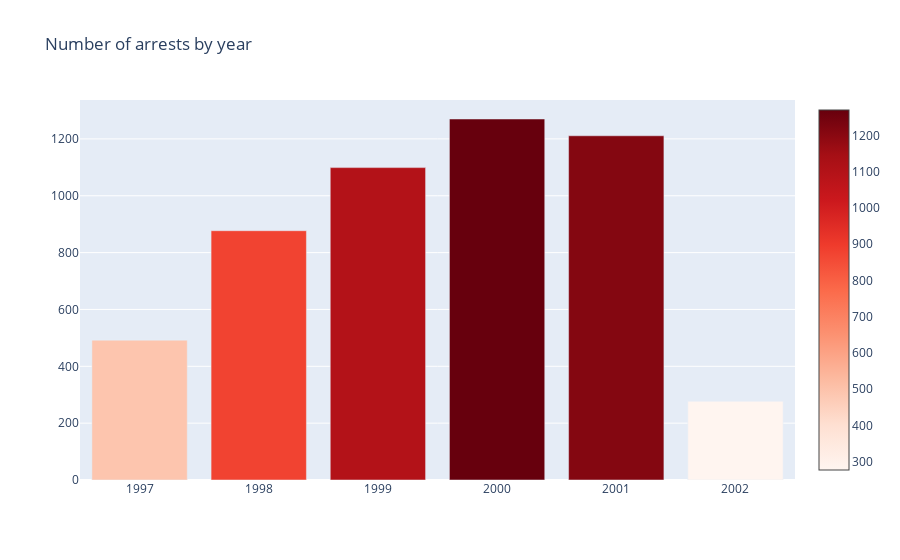

The notebook cell saved with this chart:
### Code cell
year_count = df['year'].value_counts()
year_count = year_count.reindex([1997, 1998, 1999, 2000, 2001, 2002])

bar = go.Bar(x=year_count.index,
             y=year_count.values,
             marker=dict(color=year_count.values, colorscale='Reds', showscale=True))

layout = go.Layout(title='Number of arrests by year')

fig = go.Figure(data=[bar], layout=layout)

fig.show()

### Figure 1 — Plotly figure (JSON) as saved in the notebook; plotly's stock layout.template omitted (floating-point values rounded to 4 significant figures)
{"data": [{"marker": {"color": [492, 877, 1099, 1270, 1211, 277], "colorscale": [[0, "rgb(255,245,240)"], [0.125, "rgb(254,224,210)"], [0.25, "rgb(252,187,161)"], [0.375, "rgb(252,146,114)"], [0.5, "rgb(251,106,74)"], [0.625, "rgb(239,59,44)"], [0.75, "rgb(203,24,29)"], [0.875, "rgb(165,15,21)"], [1, "rgb(103,0,13)"]], "showscale": true}, "type": "bar", "x": [1997, 1998, 1999, 2000, 2001, 2002], "y": [492, 877, 1099, 1270, 1211, 277]}], "layout": {"title": {"text": "Number of arrests by year"}}}
